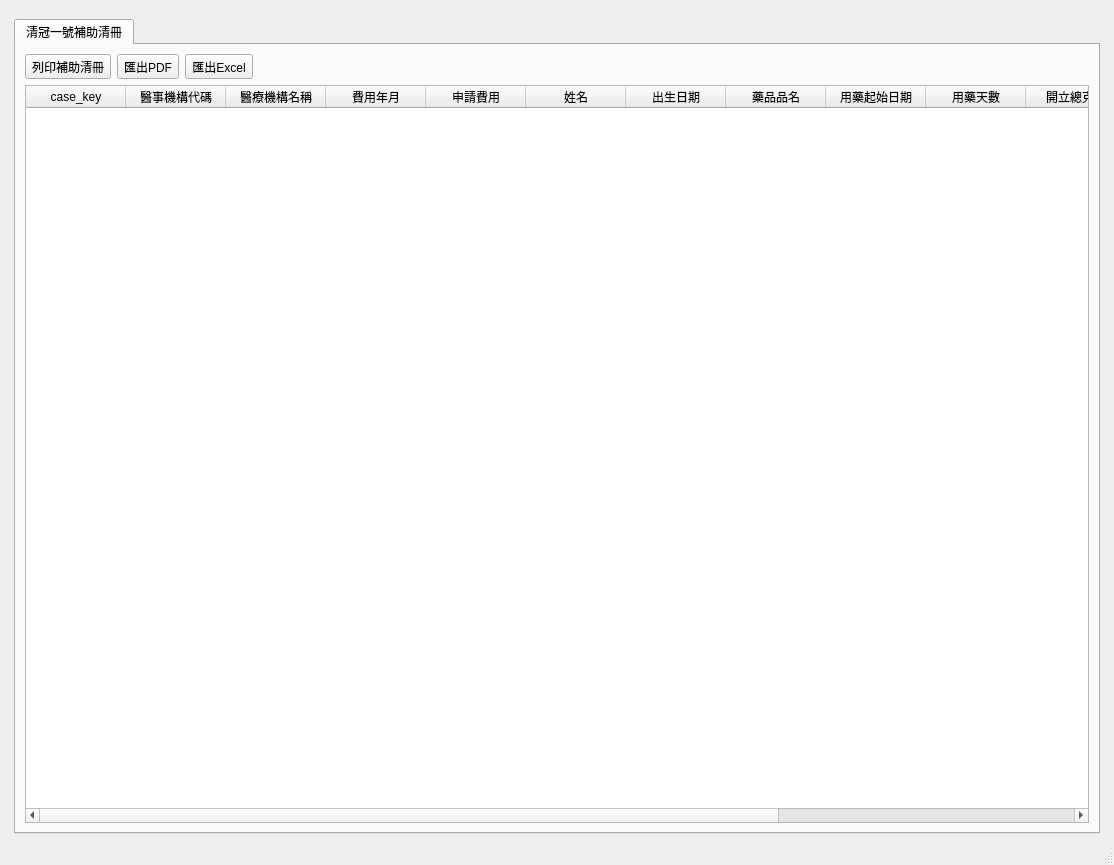
<?xml version="1.0" encoding="UTF-8"?>
<ui version="4.0">
 <class>WindowInsApplyInfectious</class>
 <widget class="QMainWindow" name="WindowInsApplyInfectious">
  <property name="geometry">
   <rect>
    <x>0</x>
    <y>0</y>
    <width>1114</width>
    <height>865</height>
   </rect>
  </property>
  <property name="windowTitle">
   <string>醫療費用申報總表</string>
  </property>
  <widget class="QWidget" name="centralwidget">
   <layout class="QHBoxLayout" name="horizontalLayout">
    <item>
     <layout class="QVBoxLayout" name="verticalLayout">
      <property name="leftMargin">
       <number>5</number>
      </property>
      <property name="topMargin">
       <number>10</number>
      </property>
      <property name="rightMargin">
       <number>5</number>
      </property>
      <item>
       <widget class="QTabWidget" name="tabWidget_infectious">
        <property name="currentIndex">
         <number>0</number>
        </property>
        <widget class="QWidget" name="tab">
         <attribute name="title">
          <string>清冠一號補助清冊</string>
         </attribute>
         <layout class="QVBoxLayout" name="verticalLayout_2">
          <item>
           <layout class="QHBoxLayout" name="horizontalLayout_2">
            <item>
             <widget class="QToolButton" name="toolButton_print_list">
              <property name="text">
               <string>列印補助清冊</string>
              </property>
              <property name="icon">
               <iconset>
                <normaloff>../icons/printer-printing.png</normaloff>../icons/printer-printing.png</iconset>
              </property>
              <property name="toolButtonStyle">
               <enum>Qt::ToolButtonTextBesideIcon</enum>
              </property>
             </widget>
            </item>
            <item>
             <widget class="QToolButton" name="toolButton_export_pdf">
              <property name="text">
               <string>匯出PDF</string>
              </property>
              <property name="icon">
               <iconset>
                <normaloff>../icons/document-export.svg</normaloff>../icons/document-export.svg</iconset>
              </property>
              <property name="toolButtonStyle">
               <enum>Qt::ToolButtonTextBesideIcon</enum>
              </property>
             </widget>
            </item>
            <item>
             <widget class="QToolButton" name="toolButton_export_excel">
              <property name="text">
               <string>匯出Excel</string>
              </property>
              <property name="icon">
               <iconset>
                <normaloff>../icons/document-export.svg</normaloff>../icons/document-export.svg</iconset>
              </property>
              <property name="toolButtonStyle">
               <enum>Qt::ToolButtonTextBesideIcon</enum>
              </property>
             </widget>
            </item>
            <item>
             <spacer name="horizontalSpacer">
              <property name="orientation">
               <enum>Qt::Horizontal</enum>
              </property>
              <property name="sizeHint" stdset="0">
               <size>
                <width>40</width>
                <height>20</height>
               </size>
              </property>
             </spacer>
            </item>
           </layout>
          </item>
          <item>
           <widget class="QTableWidget" name="tableWidget_infectious">
            <property name="editTriggers">
             <set>QAbstractItemView::NoEditTriggers</set>
            </property>
            <property name="selectionMode">
             <enum>QAbstractItemView::SingleSelection</enum>
            </property>
            <property name="selectionBehavior">
             <enum>QAbstractItemView::SelectRows</enum>
            </property>
            <column>
             <property name="text">
              <string>case_key</string>
             </property>
            </column>
            <column>
             <property name="text">
              <string>醫事機構代碼</string>
             </property>
            </column>
            <column>
             <property name="text">
              <string>醫療機構名稱</string>
             </property>
            </column>
            <column>
             <property name="text">
              <string>費用年月</string>
             </property>
            </column>
            <column>
             <property name="text">
              <string>申請費用</string>
             </property>
            </column>
            <column>
             <property name="text">
              <string>姓名</string>
             </property>
            </column>
            <column>
             <property name="text">
              <string>出生日期</string>
             </property>
            </column>
            <column>
             <property name="text">
              <string>藥品品名</string>
             </property>
            </column>
            <column>
             <property name="text">
              <string>用藥起始日期</string>
             </property>
            </column>
            <column>
             <property name="text">
              <string>用藥天數</string>
             </property>
            </column>
            <column>
             <property name="text">
              <string>開立總克數</string>
             </property>
            </column>
            <column>
             <property name="text">
              <string>COVID-19確診</string>
             </property>
            </column>
            <column>
             <property name="text">
              <string>個案簽署同意書</string>
             </property>
            </column>
            <column>
             <property name="text">
              <string>個案收治處所</string>
             </property>
            </column>
           </widget>
          </item>
         </layout>
        </widget>
       </widget>
      </item>
     </layout>
    </item>
   </layout>
  </widget>
  <widget class="QStatusBar" name="statusbar"/>
  <widget class="QMenuBar" name="menubar">
   <property name="geometry">
    <rect>
     <x>0</x>
     <y>0</y>
     <width>1114</width>
     <height>32</height>
    </rect>
   </property>
  </widget>
 </widget>
 <resources/>
 <connections/>
</ui>
